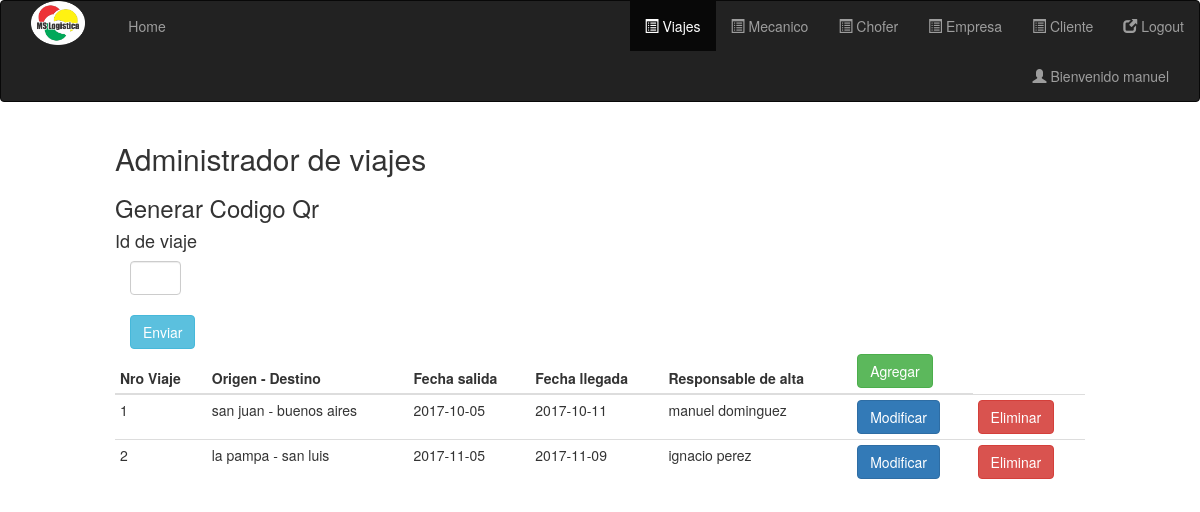
Page /vistas/admin/abmViajes.php (signed in) on the committed database.
### tables this page shows
create table administrador(
id int AUTO_INCREMENT primary key,
dni_administrador int unique,
rol varchar(30),
nombre varchar(20),
apellido varchar(20),
telefono int (10),
domicilio varchar (30),
email varchar(30),
id_usuario int
);

create table viaje(
id int AUTO_INCREMENT  primary key,
id_administrador int,
origen varchar(20),
destino varchar(20),
tipo_de_carga varchar(20),
fecha_de_salida_prevista date,
fecha_de_llegada_prevista date,
tiempo_estimado int,
fecha_de_salida_real date,
fecha_de_llegada_real date,
tiempo_real int,
km_recorridos_previstos int,
desviacion_km int ,
combustible_consumido_estimado  int,
combustible_consumido_real int
);

### modelo/conexion.php (called while the page is built, shortened)
<?php
  class Conexion{
    public static function conectar(){
      $con = mysqli_connect("localhost","root","","logikw");
      return $con;
    }
    public static function getQuery($sql){
      $con = Conexion::conectar();
      $datos = mysqli_query($con, $sql);
      return $datos;
    }
}
?>

### vistas/admin/abmViajes.php (the view, shortened to what this page needs)
<?php
	if(isset($_SESSION['administrador'])){
		$query = Administrador::getAllForId($_SESSION['administrador']);
		$resultado = Conexion::getQuery($query);
		$admin = mysqli_fetch_assoc($resultado);
		$query1 = Viaje::getAll();
		$resultado1 = Conexion::getQuery($query1);
	}
	else{
		header("Location: ../../index.php");
	}
?>
<!DOCTYPE html>
<html>
<head>
  <link rel="stylesheet" type="text/css" href="../../css/bootstrap.min.css">
  <link rel="stylesheet" type="text/css" href="../../css/home.css">
</head>
<body>
<nav class="navbar navbar-inverse">
	<div class="col-sm-12">
    <div class="navbar-header col-sm-1">
     <img src="../../image/logo.png">
    </div>
    <ul class="nav navbar-nav col-sm-4">
        <li><a href="<?php echo "../adminLogeado.php";?>">Home</a></li>
    </ul>
	<ul class="nav navbar-nav navbar-right">
		<li><a href=""  data-toggle="modal" data-target="#logout"><span class="glyphicon glyphicon-new-window" ></span> Logout</a></li>
	</ul>
	<ul class="nav navbar-nav navbar-right">
		<li><a href=" <?php echo 'abmCliente.php'; ?>"><span class="glyphicon glyphicon-list-alt" ></span> Cliente</a></li>
	</ul>
	<ul class="nav navbar-nav navbar-right">
		<li><a href=" <?php echo 'abmEmpresa.php'; ?>"><span class="glyphicon glyphicon-list-alt" ></span> Empresa</a></li>
	</ul>
	<ul class="nav navbar-nav navbar-right">
		<li><a href=" <?php echo 'abmChofer.php'; ?>"><span class="glyphicon glyphicon-list-alt" ></span> Chofer</a></li>
	</ul>
	<ul class="nav navbar-nav navbar-right">
		<li><a href=" <?php echo 'abmMecanico.php'; ?>"><span class="glyphicon glyphicon-list-alt" ></span> Mecanico</a></li>
	</ul>
	<ul class="nav navbar-nav navbar-right">
		<li class="active"><a href=" <?php echo 'abmViajes.php'; ?>"><span class="glyphicon glyphicon-list-alt" ></span> Viajes</a></li>
	</ul>
	<ul class="nav navbar-nav navbar-right">
		<li><a href=""><span class="glyphicon glyphicon-user" ></span> Bienvenido <?php echo $admin['nombre'] ?></a></li>
	</ul>
	</div>
</nav>
<div class="col-sm-10 col-sm-offset-1">
  <h2>Administrador de viajes</h2>
  <h3>Generar Codigo Qr</h3>
<form action="generador_qr.php" method="GET">
<h4>Id de viaje</h4>
 <div class="col-xs-1">
        <input class="form-control" name="id_viaje" type="text" required><br>
  <input type="submit" class="btn btn-info" value="Enviar" 	href='generador_qr.php'>
      </div>
</form>
  <table class="table table-condensed">
    <thead>
      <tr>
        <th>Nro Viaje</th>
        <th>Origen - Destino</th>
        <th>Fecha salida</th>
        <th>Fecha llegada</th>
        <th>Responsable de alta</th>
		<th><button type='button'  class='btn btn-success' data-toggle='modal' data-target='#agregarViaje'>Agregar</button></th>
      </tr>
    </thead>
    <tbody>
   	<?php
	while($viaje = mysqli_fetch_assoc($resultado1)){
		$sqlAdmin = Administrador::getAllForId($viaje['id_administrador']);
		$consultaAdmin = Conexion::getQuery($sqlAdmin);
		$admin = mysqli_fetch_assoc($consultaAdmin);
		echo "<form method='POST' action='../../modelo/ejecutarAbmViajes.php'>
		 <tr>
		 <td>".$viaje['id']."</td>
		 <td>".$viaje['origen']." - ".$viaje['destino']."</td>
		 <td>".$viaje['fecha_de_salida_real']."</td>
		 <td>".$viaje['fecha_de_llegada_real']."</td>
		 <td>".$admin['nombre']." ".$admin['apellido']."</td>
		 <input type='text' name='id' class='hidden' value='".$viaje['id']."'>
		 <td><button type='submit' id='modificar' onclick= 'modificar()' name='alterar' value='modificar' class='btn btn-primary'>Modificar</button></td>
		 <td><button type='submit' id='eliminar' onclick= 'eliminar()' name='alterar' value='eliminar' class='btn btn-danger'>Eliminar</button></td>
		 </tr>
  		 </form>";
	}
   	?>
    </tbody>
  </table>
</div>
</body>
</html>

### css/home.css (style rules this page uses)
body { background-color: #FFFFFF; }
img { margin: 0 auto; }
.navbar-header img { width: 80%; }

### rows in the picture
administrador: nombre "manuel"
viaje: id "1", origen "san juan", destino "buenos aires", fecha_de_salida_real "2017-10-05", fecha_de_llegada_real "2017-10-11", id_administrador.nombre "manuel", id_administrador.apellido "dominguez"
viaje: id "2", origen "la pampa", destino "san luis", fecha_de_salida_real "2017-11-05", fecha_de_llegada_real "2017-11-09", id_administrador.nombre "ignacio", id_administrador.apellido "perez"
